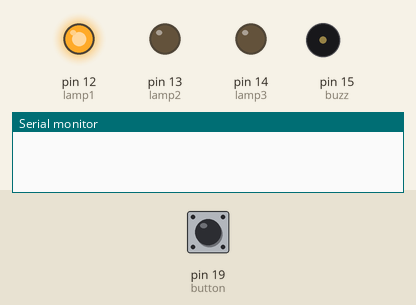
This sketch was run on a simulated Arduino Uno, built with avr-gcc and run on an emulated ATmega328P. Parts: output pins drawn as LEDs (lit = HIGH), buzzer (waves = sounding, pin HIGH), the last lines printed to the serial monitor. Dashed ring = blinking. The test bench sets the inputs (shaded band); at power-on: pin 19 (button) HIGH.

Above: at 1.2 s.
1.3 s: pin 19 (button) pulled LOW for 0.15 s
At 2.6 s:
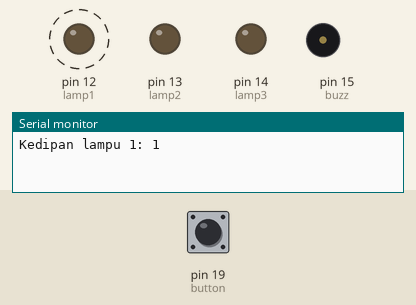
At 11.9 s:
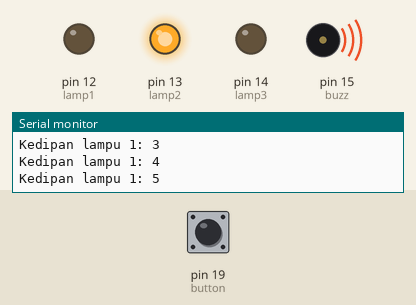
Timing chart, 0 to 13.8 s (numbered marks = the images above; inputs shaded):
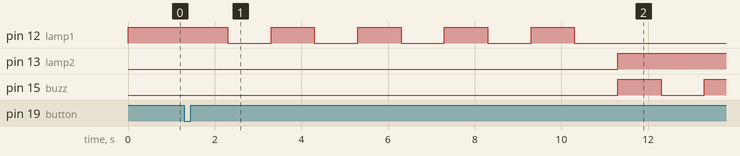

Measured:
- after the input at 1.3 s, pin 12 (lamp1): alternates HIGH for 1.0 s and LOW for 1.0 s, 9 changes in all, then stays LOW, starting after 1.0 s; pin 13 (lamp2): LOW → HIGH after 10.0 s; pin 15 (buzz): LOW → HIGH after 10.0 s, → LOW 1.0 s later, → HIGH 1.0 s later

The sketch:

soal4_lamp_buzz_button.ino
```cpp
/*
soal 4
uatlah rangkaian dengan aturan sebagai berikut:
a. Terdapat 3 LED, 1 push button, dan 1 buzzer.
b. Pada kondisi awal, Lampu 1 menyala sedangkan Lampu 2 dan Lampu 3 dalam keadaan mati.
c. Ketika push button ditekan, Lampu 1 akan berkedip sebanyak 5 kali dengan interval 1 detik.
d. Tampilkan pada Serial Monitor jumlah kedipan Lampu 1 setiap kali lampu menyala.
e. Setelah Lampu 1 selesai berkedip, Lampu 1 akan mati dan Lampu 2 menyala.
f. Bersamaan dengan Lampu 2 menyala, buzzer akan berbunyi sebanyak 3 kali.
g. Setelah buzzer selesai berbunyi, Lampu 2 akan mati dan Lampu 3 akan berkedip sebanyak 10 kali dengan interval 500 ms.
h. Setelah seluruh proses selesai, Lampu 3 akan mati dan sistem kembali ke kondisi awal.

*/
#define lamp1 12
#define lamp2 13
#define lamp3 14

#define button 19
#define buzz 15

void setup() {
  pinMode(lamp1, OUTPUT);
  pinMode(lamp2, OUTPUT);
  pinMode(lamp3, OUTPUT);

  pinMode(button, INPUT_PULLUP);
  pinMode(buzz, OUTPUT);

  Serial.begin(9600);

  // Kondisi awal
  digitalWrite(lamp1, HIGH);
  digitalWrite(lamp2, LOW);
  digitalWrite(lamp3, LOW);
  digitalWrite(buzz, LOW);
}

void loop() {
  int baca = digitalRead(button);

  if (baca == LOW) {

      // Tahap 1: Lampu 1 berkedip 5 kali
      for (int i = 1; i <= 5; i++) {
        digitalWrite(lamp1, HIGH);

        Serial.print("Kedipan lampu 1: ");
        Serial.println(i);

        delay(1000);

        digitalWrite(lamp1, LOW);
        delay(1000);
      }

      // Tahap 2: Lampu 2 menyala
      digitalWrite(lamp2, HIGH);

      // Buzzer berbunyi 3 kali
      for (int i = 1; i <= 3; i++) {
        digitalWrite(buzz, HIGH);
        delay(1000);

        digitalWrite(buzz, LOW);
        delay(1000);
      }

      digitalWrite(lamp2, LOW);

      // Tahap 3: Lampu 3 berkedip 10 kali
      for (int i = 1; i <= 10; i++) {
        digitalWrite(lamp3, HIGH);
        delay(500);

        digitalWrite(lamp3, LOW);
        delay(500);
      }

      // Tahap 4: Kembali ke kondisi awal
      digitalWrite(lamp1, HIGH);
      digitalWrite(lamp2, LOW);
      digitalWrite(lamp3, LOW);
      digitalWrite(buzz, LOW);

      // Tunggu tombol dilepas
      while (digitalRead(button) == LOW) {
        delay(10);
      }
  }
}
```
